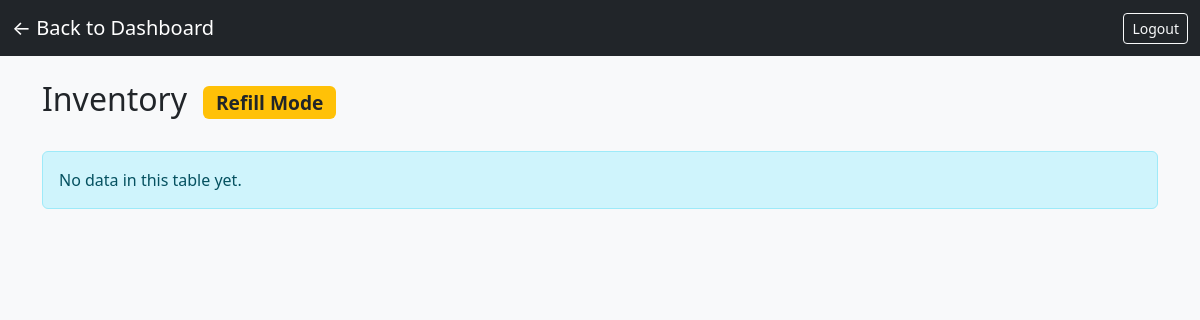
The app's page /view/inventory?refill_mode=1 (signed in), older data.
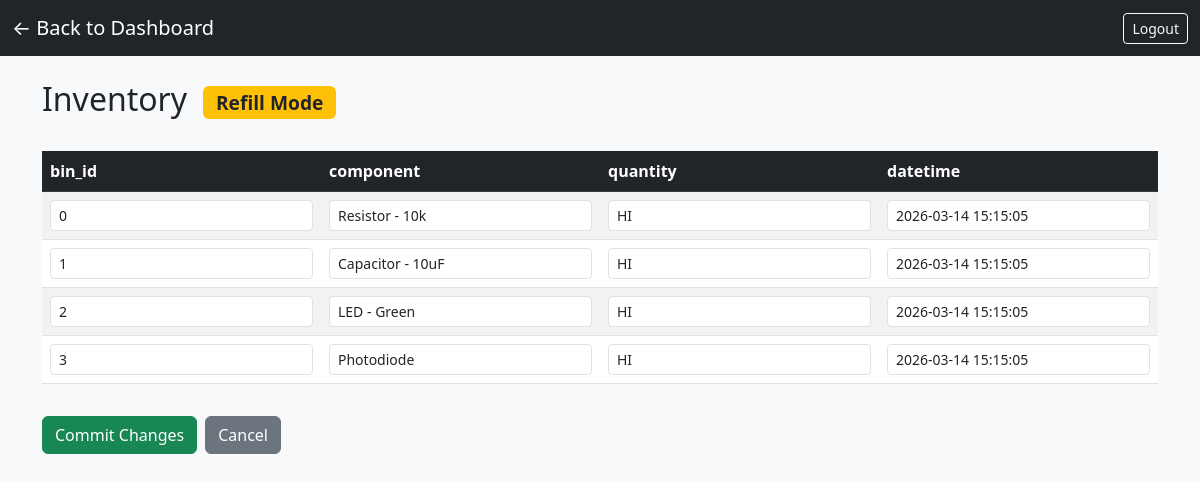
The same page, newer data.
### tables this page shows
CREATE TABLE inventory(
               bin_id INTEGER UNIQUE NOT NULL, 
               component TEXT NOT NULL, 
               quantity TEXT NOT NULL,
               datetime TEXT);

### app.py (the view)
@app.route('/view/<table_name>')
@login_required
def view_table(table_name):
    allowed_tables = ['users', 'inventory', 'activity_logs', 'api_keys']
    if table_name not in allowed_tables:
        return "Access denied", 403
    log_activity(session['username'], f"Viewed table {table_name}")
    if table_name == 'inventory':
        sync_inventory_from_csv()
    conn = get_db_connection()
    cursor = conn.execute(f'PRAGMA table_info({table_name})')
    columns = [col['name'] for col in cursor.fetchall()]
    if table_name == 'activity_logs':
        rows = conn.execute(f'SELECT * FROM {table_name} ORDER BY datetime DESC').fetchall()
    elif table_name == 'inventory':
        rows = conn.execute(f'SELECT * FROM {table_name} ORDER BY bin_id ASC').fetchall()
    else:
        rows = conn.execute(f'SELECT * FROM {table_name}').fetchall()
    conn.close()
    data = []
    for row in rows:
        row_dict = dict(row)
        if table_name == 'users' and 'password' in row_dict:
            row_dict['password'] = '********'
        data.append(row_dict)
    can_edit = session.get('is_admin') == 1 and table_name not in ['users', 'activity_logs']
    can_refill = table_name == 'inventory' and (session.get('refill_perm') == 1 or session.get('is_admin') == 1)
    refill_mode = can_refill and request.args.get('refill_mode') == '1'
    return render_template('view_table.html',
                           table_name=table_name,
                           columns=columns,
                           data=data,
                           can_edit=can_edit,
                           can_refill=can_refill,
                           refill_mode=refill_mode)

### app.py (called while the page is built, shortened)
def get_db_connection():
    conn = sqlite3.connect('testDB.db', timeout=30)
    conn.execute('PRAGMA journal_mode=WAL')
    conn.row_factory = sqlite3.Row
    return conn

def sync_inventory_from_csv():
    if not os.path.exists(CSV_PATH):
        return

def login_required(f):
    @wraps(f)
    def decorated_function(*args, **kwargs):
        if 'username' not in session:
            return redirect(url_for('login'))
        return f(*args, **kwargs)
    return decorated_function

def log_activity(username, description):
    conn = get_db_connection()
    timestamp = datetime.now().strftime('%Y-%m-%d %H:%M:%S')
    conn.execute('INSERT INTO activity_logs (username, access_req, datetime) VALUES (?, ?, ?)',
                 (username, description, timestamp))
    conn.commit()
    conn.close()

### templates/view_table.html (shortened to what this page needs)
<!DOCTYPE html>
<html lang="en">
<head>
    <link href="https://cdn.jsdelivr.net/npm/bootstrap@5.3.0/dist/css/bootstrap.min.css" rel="stylesheet">
</head>
<body class="bg-light">
    <nav class="navbar navbar-dark bg-dark">
        <div class="container-fluid">
            <a href="{{ url_for('dashboard') }}" class="navbar-brand">← Back to Dashboard</a>
            <a href="{{ url_for('logout') }}" class="btn btn-outline-light btn-sm">Logout</a>
        </div>
    </nav>
    <div class="container mt-4">
        <div class="d-flex justify-content-between align-items-center mb-4">
            <h2 class="text-capitalize">
                {{ table_name.replace('_', ' ') }}
                {% if refill_mode %}<span class="badge bg-warning text-dark ms-2" style="font-size:0.6em;vertical-align:middle;">Refill Mode</span>{% endif %}
            </h2>
        </div>
        {% if data %}
        <div class="table-responsive">
            <table class="table table-striped table-hover" id="dataTable">
                <thead class="table-dark">
                    <tr>
                        {% for column in columns %}
                        <th>{{ column }}</th>
                        {% endfor %}
                    </tr>
                </thead>
                <tbody>
                    {% for row in data %}
                    <tr>
                        {% for column in columns %}
                        {% if refill_mode %}
                        <td><input type="text" class="form-control form-control-sm refill-input" data-col="{{ column }}" value="{{ row[column] if row[column] is not none else '' }}"></td>
                        {% else %}
                        <td>{{ row[column] }}</td>
                        {% endif %}
                        {% endfor %}
                    </tr>
                    {% endfor %}
                </tbody>
            </table>
        </div>
        {% if refill_mode %}
        <div class="d-flex gap-2 mt-3 mb-2">
            <button class="btn btn-success" onclick="commitRefillChanges()">Commit Changes</button>
            <a href="{{ url_for('view_table', table_name=table_name) }}" class="btn btn-secondary">Cancel</a>
        </div>
        {% endif %}
        {% else %}
        <div class="alert alert-info">No data in this table yet.</div>
        {% endif %}
    </div>
</body>
</html>

Row changes from the older to the newer data that the page shows:
added inventory: bin "0" "Resistor - 10k" "HI" "2026-03-14 15:15:05"
added inventory: bin "1" "Capacitor - 10uF" "HI" "2026-03-14 15:15:05"
added inventory: bin "2" "LED - Green" "HI" "2026-03-14 15:15:05"
added inventory: bin "3" "Photodiode" "HI" "2026-03-14 15:15:05"
Text that changed along with them:
new list line: "bin_id"
new list line: "component"
new list line: "quantity"
new list line: "datetime"
text no longer shown: "No data in this table yet."
text now shown: "Commit Changes Cancel"
